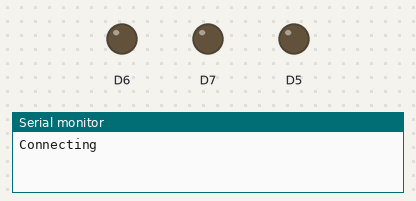
A sketch run on a simulated ESP8266 (NodeMCU). Shown: output pins drawn as LEDs (lit = HIGH), the last lines printed to the serial monitor. WiFi joins after 1.5 s; servers stay silent unless stated.

Above: at 0.1 s.
At 2.0 s:
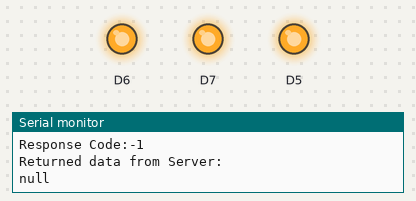
Timing chart, 0 to 3.5 s (numbered marks = the images above):
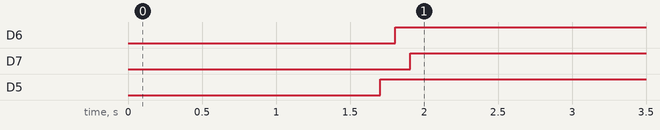

The sketch:

homeAutomationhttp.ino
```cpp
#include <ESP8266WiFi.h>
#include <ESP8266HTTPClient.h>
#include <WiFiClient.h>
#include <Arduino_JSON.h>
#include <WiFiClient.h>

WiFiClient wifiClient;
const char* ssid = "TROJON";
const char* password = "sk6@1998";
bool s1;
bool s2;
bool s3;
String jsonBuffer;
String serverPath = "http://192.168.1.6:5000/";
void setup() {
  Serial.begin(115200);

  pinMode(D5, OUTPUT);
  pinMode(D6, OUTPUT);
  pinMode(D7, OUTPUT);
  WiFi.begin(ssid, password);
  Serial.println("Connecting");
  while(WiFi.status() != WL_CONNECTED) {
    delay(500);
    Serial.print(".");
  }
  Serial.println("");
  Serial.print("Connected to WiFi network with IP Address: ");
  Serial.println(WiFi.localIP());

}

void loop() {
  // put your main code here, to run repeatedly:
  HTTPClient http;    //Declare object of class HTTPClient
  if(WiFi.status()== WL_CONNECTED){


    Serial.print("Request Link:");
    Serial.println(serverPath);

    http.begin(wifiClient,"http://192.168.1.6:5000");     //Specify request destination

    int httpCode = http.GET();            //Send the request
    String payload = http.getString();    //Get the response payload from server

    Serial.print("Response Code:"); //200 is OK
    Serial.println(httpCode);   //Print HTTP return code

    Serial.print("Returned data from Server:");
    Serial.println(payload);    //Print request response payload
    JSONVar myObject = JSON.parse(payload);
    Serial.println(myObject["data"]["switch2"]);
    s1 = myObject["data"]["switch1"];
    s2 = myObject["data"]["switch2"];
    s3 = myObject["data"]["switch3"];
    if(s1 == true){
      digitalWrite(D5,LOW);
    }
    else{
      digitalWrite(D5,HIGH);
    }
    delay(100);
    if(s2 == true){
      digitalWrite(D6,LOW);
    }
    else{
      digitalWrite(D6,HIGH);
    }
    delay(100);
    if(s3 == true){
      digitalWrite(D7,LOW);
    }
    else{
      digitalWrite(D7,HIGH);
    }
    delay(100);

  }
}
```

Measured:
- by itself, D6: LOW → HIGH at 1.8 s
- by itself, D7: LOW → HIGH at 1.9 s
- by itself, D5: LOW → HIGH at 1.7 s
